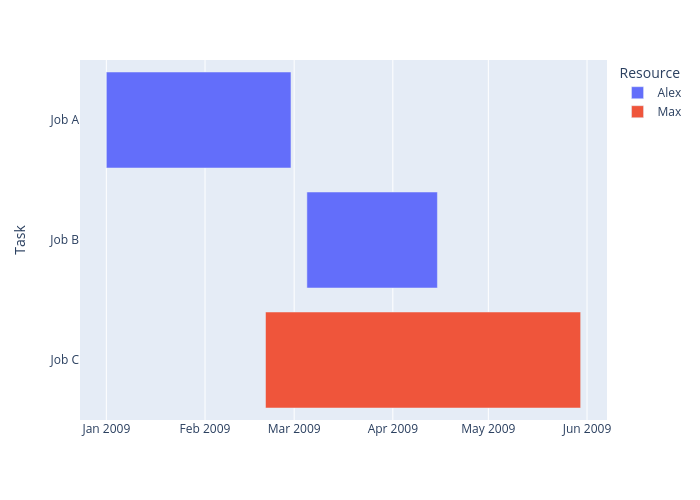

The script that drew this image:
# -*- coding: utf-8 -*-
''' Gantt chart test.

Code obtained from: https://plotly.com/python/gantt/''' 

import os
import plotly.express as px
import pandas as pd

df = pd.DataFrame([
    dict(Task="Job A", Start='2009-01-01', Finish='2009-02-28', Resource="Alex"),
    dict(Task="Job B", Start='2009-03-05', Finish='2009-04-15', Resource="Alex"),
    dict(Task="Job C", Start='2009-02-20', Finish='2009-05-30', Resource="Max")
])

fig = px.timeline(df, x_start="Start", x_end="Finish", y="Task", color="Resource")
fig.update_yaxes(autorange="reversed")
# fig.show()

fname= os.path.basename(__file__)
output_file_name= os.path.splitext(fname)[0]+'.png'
fig.write_image(output_file_name)
